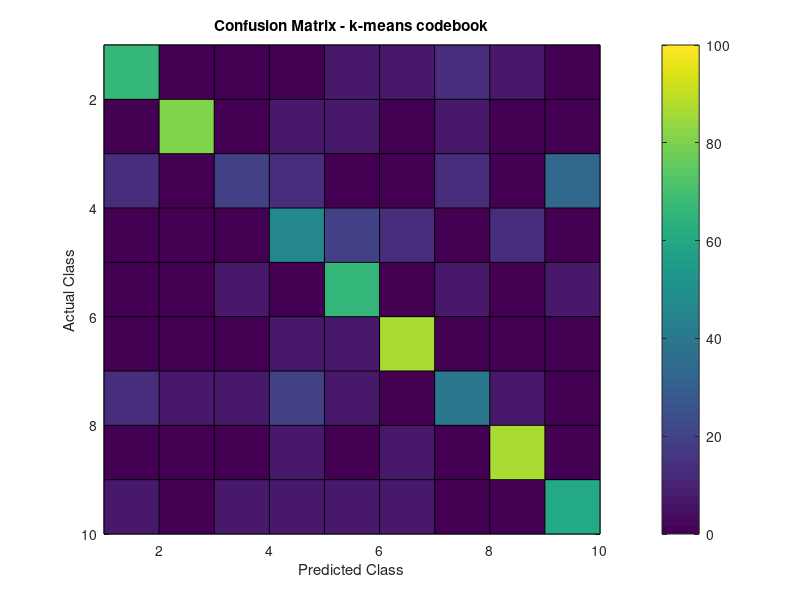
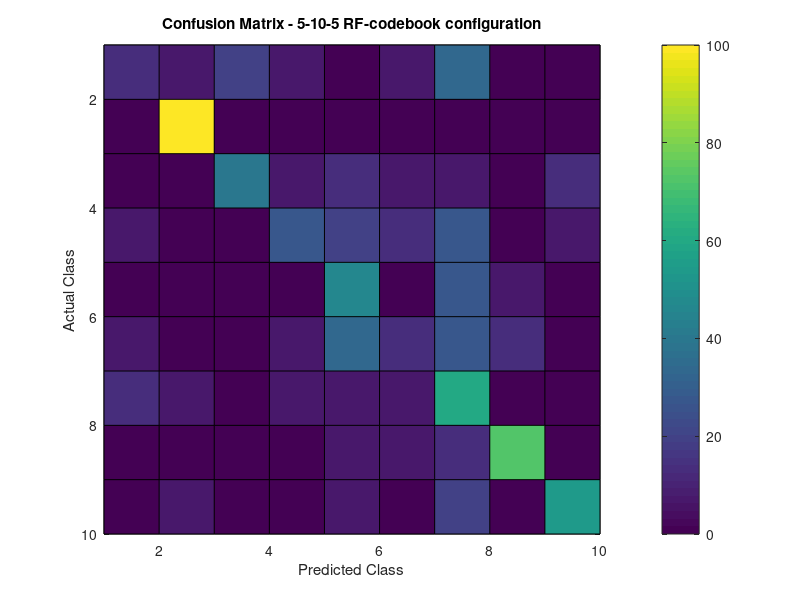

Write the MATLAB code that produced these figures, in order.
clc
close all

load confusionMatrixQ32.mat

figure(1)
pcolor(Conf)
set(gca,'Ydir','reverse')
xlabel('Predicted Class')
ylabel('Actual Class')
title('Confusion Matrix - k-means codebook')
colorbar
caxis([0 100])

load confusionMatrixQ33.mat

figure(2)
pcolor(Conf)
set(gca,'Ydir','reverse')
xlabel('Predicted Class')
ylabel('Actual Class')
title('Confusion Matrix - 5-10-5 RF-codebook configuration')
colorbar
caxis([0 100])